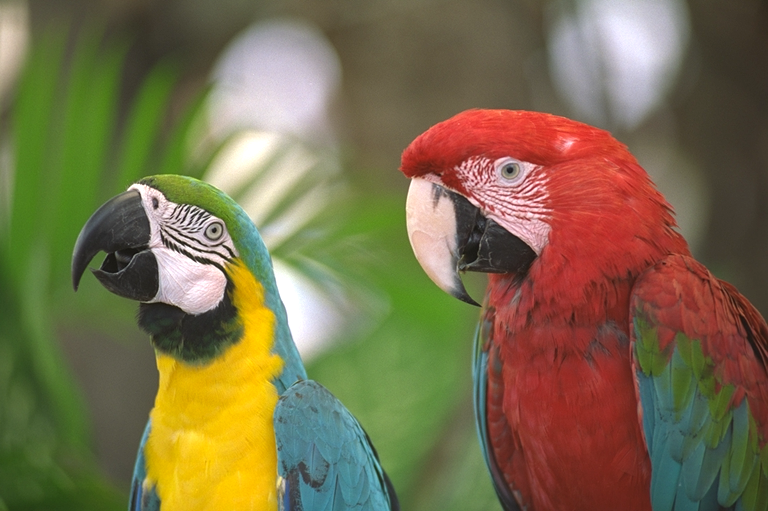
%> input picture kodim23a.png, 768 x 511 px
$ octave untitled.m   (GNU Octave 9; MATLAB toolbox functions it lacks are replaced by stand-ins)
%> lines starting %> are read from the running program, lines starting %| are printed output that depends on the picture
A = imread('kodim23a.png');
%> A is the input picture: size 511x768x3 uint8; mean R, G, B 121.9, 109.8, 75.9


AR = A(:,:,1);
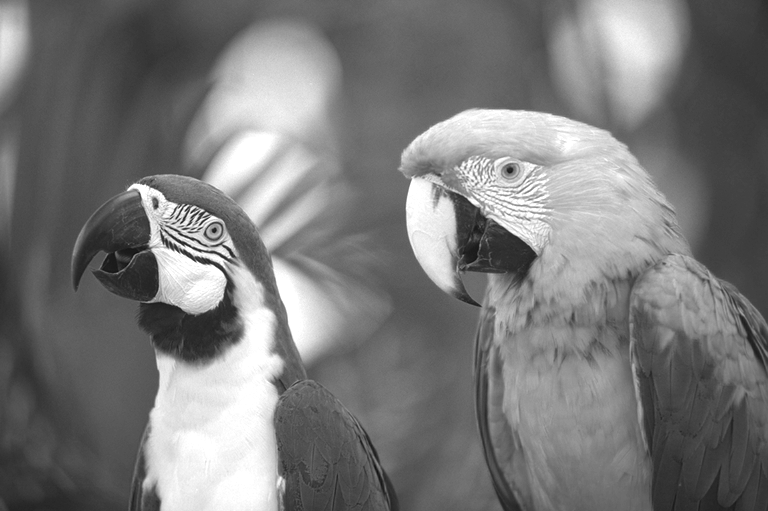
%> AR: size 511x768 uint8; min 16, max 255, mean 121.9
histAR = histcounts(AR);
%> histAR = 120 values, max 9182 at index 35, min 4 at index 1, mean 3270.4
histcAR = cumsum(histAR);
%> histcAR = 120 values from 4 to 392448
plot(histAR)
%> figure, not shown here; curve peaks at x = 35, y = 9182
AG = A(:,:,2);
histAG = histcounts(AG);
%> histAG = 122 values, max 10099 at index 41, min 1 at index 1, mean 3216.8
histcAG = cumsum(histAG);
%> histcAG = 122 values from 1 to 392448

AB = A(:,:,3);
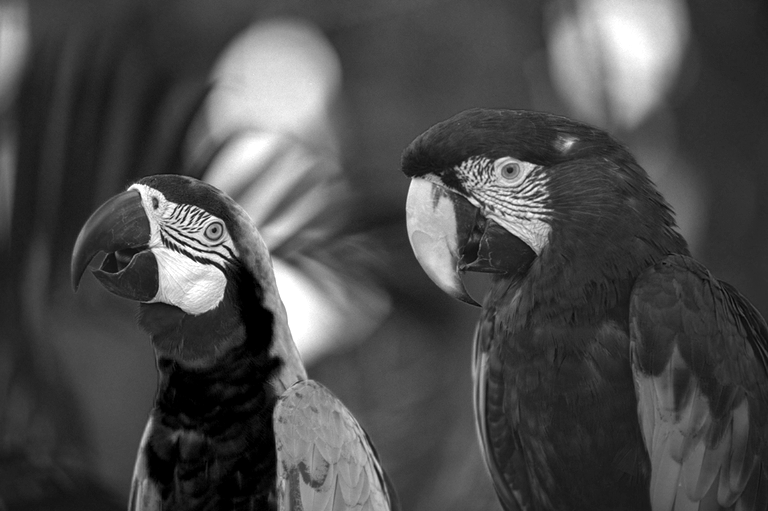
%> AB: size 511x768 uint8; min 0, max 255, mean 75.9
histAB = histcounts(AB);
%> histAB = 128 values, max 15284 at index 24, min 248 at index 127, mean 3066
histcAB = cumsum(histAB);
%> histcAB = 128 values from 7728 to 392448

B = imread('kodim23b.png');
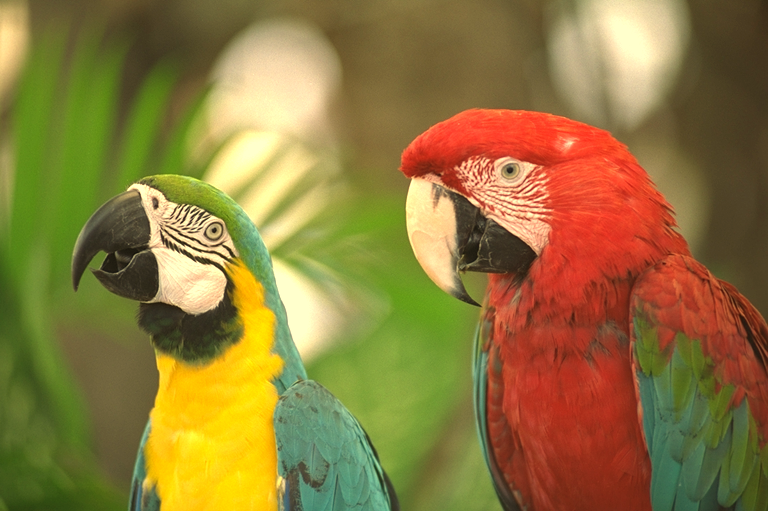
%> input picture kodim23b.png, 768 x 511 px
%> B is the input picture: size 511x768x3 uint8; mean R, G, B 142.9, 120.6, 60.8
BR = B(:,:,1);
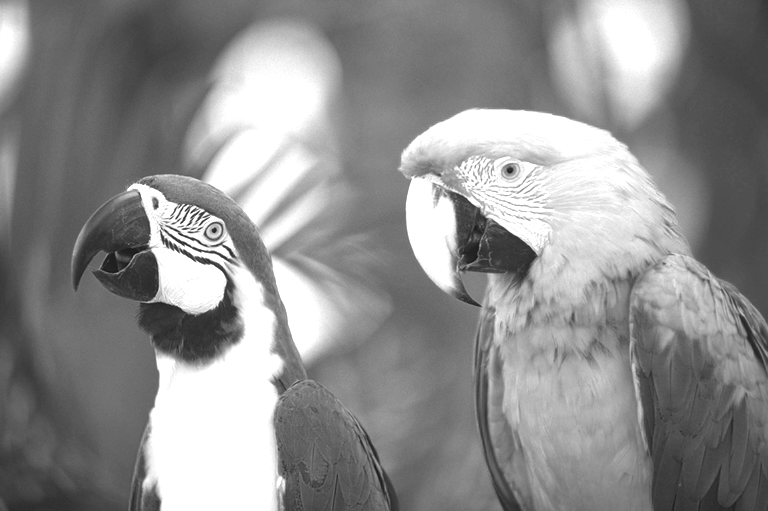
%> BR: size 511x768 uint8; min 19, max 255, mean 142.9
histBR = histcounts(BR);
%> histBR = 119 values, max 48375 at index 119, min 2 at index 1, mean 3297.9
histcBR = cumsum(histBR);
%> histcBR = 119 values from 2 to 392448

BG = B(:,:,2);
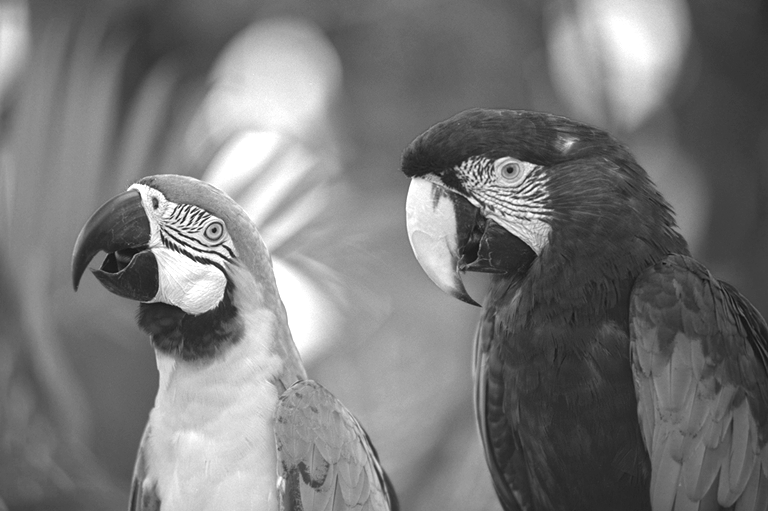
%> BG: size 511x768 uint8; min 13, max 255, mean 120.6
histBG = histcounts(BG);
%> histBG = 122 values, max 9051 at index 46, min 0 at index 2, mean 3216.8
histcBG = cumsum(histBG);
%> histcBG = 122 values from 1 to 392448

BB = B(:,:,3);
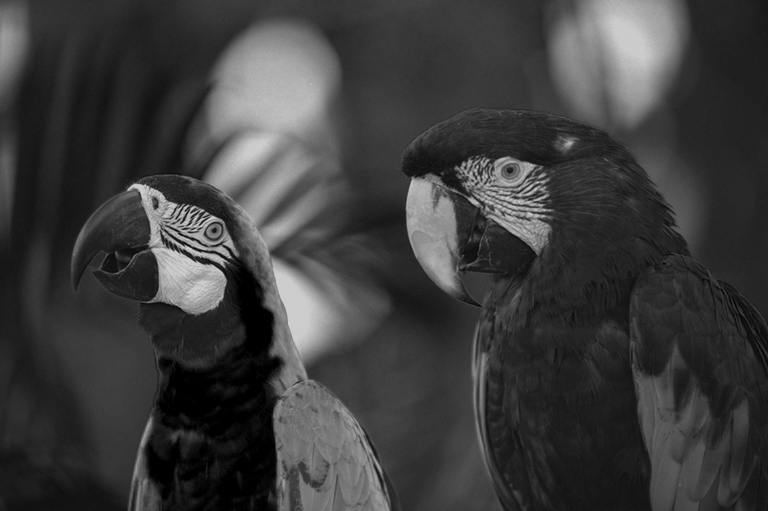
%> BB: size 511x768 uint8; min 0, max 204, mean 60.8
histBB = histcounts(BB);
%> histBB = 102 values, max 20907 at index 20, min 283 at index 99, mean 3847.5
histcBB = cumsum(histBB);
%> histcBB = 102 values from 7728 to 392448

figure("Name","red channel");
plot(histcAR);
hold on;
plot( histcBR);
%> figure, not shown here; curve peaks at x = 120, y = 392448; curve peaks at x = 119, y = 392448
hold off;

figure("Name","green channel");
plot(histcAG);
hold on;
plot( histcBG);
%> figure, not shown here; curve peaks at x = 122, y = 392448
hold off;

figure("Name","blue channel");
plot(histcAB);
hold on;
plot(histcBB);
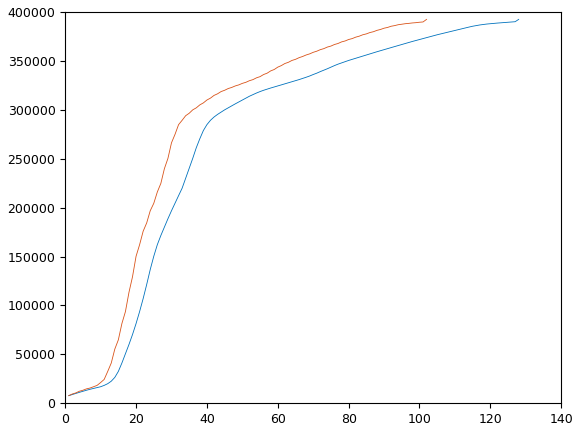
%> figure redrawn from the program's plot data; curve peaks at x = 128, y = 392448; curve peaks at x = 102, y = 392448
hold off;
